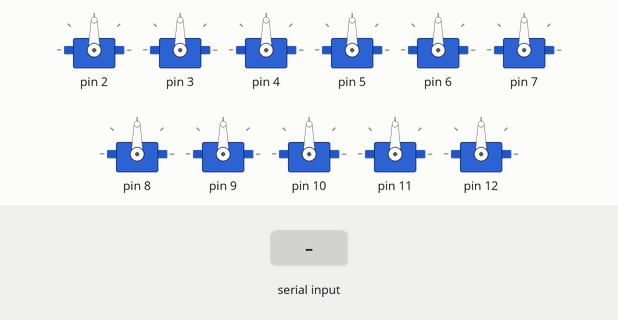
A sketch run on a simulated Arduino Uno, built with avr-gcc and run on an emulated ATmega328P. Shown: 11 × servo. Inputs (shaded band) come from the test bench. What the sketch prints to the serial monitor is not drawn.

Above: at 1.2 s.
1.3 s: "1" received over Serial
At 2.5 s:
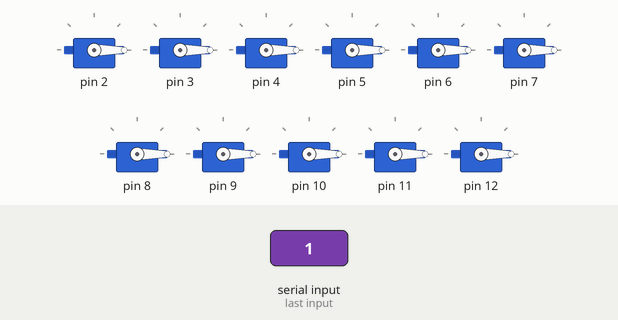
2.9 s: byte 97 (0x61) received over Serial
At 4.2 s:
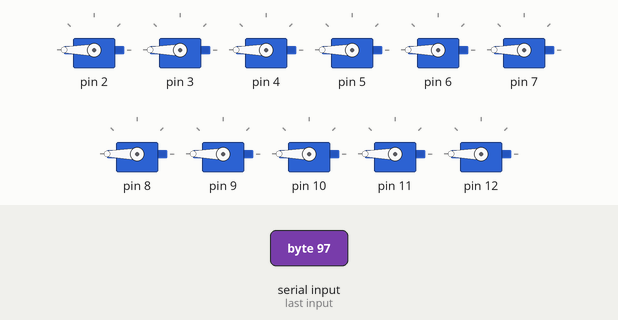
4.5 s: byte 100 (0x64) received over Serial
At 5.4 s:
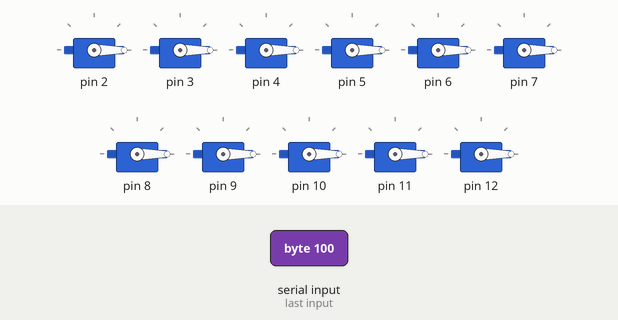
Timing chart, 0 to 7.5 s (numbered marks = the images above; inputs shaded):
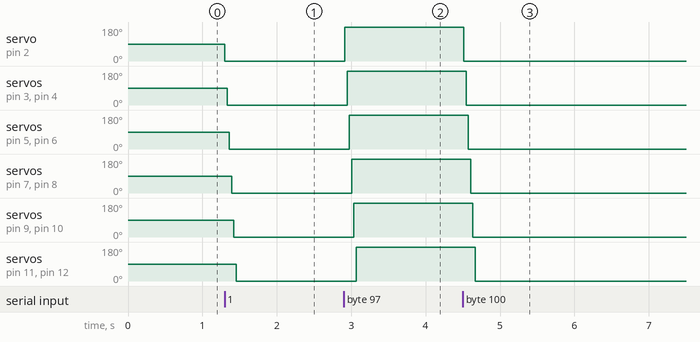

Measured:
- after the input at 1.3 s, servo on pin 2–4: 90° → 0° at once; servo on pin 5, servo on pin 6: 90° → 0° after 0.06 s; servo on pin 7, servo on pin 8: 90° → 0° after 0.09 s; servo on pin 9, servo on pin 10: 90° → 0° after 0.12 s; servo on pin 11, servo on pin 12: 90° → 0° after 0.15 s
- after the input at 2.9 s, servo on pin 2–4: 0° → 180° at once; servo on pin 5, servo on pin 6: 0° → 180° after 0.07 s; servo on pin 7, servo on pin 8: 0° → 180° after 0.10 s; servo on pin 9, servo on pin 10: 0° → 180° after 0.13 s; servo on pin 11, servo on pin 12: 0° → 180° after 0.17 s
- after the input at 4.5 s, servo on pin 2–4: 180° → 0° at once; servo on pin 5, servo on pin 6: 180° → 0° after 0.07 s; servo on pin 7, servo on pin 8: 180° → 0° after 0.10 s; servo on pin 9, servo on pin 10: 180° → 0° after 0.13 s; servo on pin 11, servo on pin 12: 180° → 0° after 0.17 s

The sketch:

sketch_mar29d.ino
```cpp
// Carson Gedeus - March 29, 2016
// Second servo motor running wirelessly via XCTU
// Conveyor Belt

#include <Servo.h>

Servo MyServo[12];

int pos = 0;  //variable for default position of a variable
int theServo = 0;

#define SERVO_TO_PIN(x) (x+2)

void setup() {
  // put your setup code here, to run once:
  Serial.begin(9600);
  //MyServo.attach(9);  //attached to servo via pin 9 on arduino

  for(theServo=0; theServo<11; theServo++)
  {
    MyServo[theServo].attach(SERVO_TO_PIN(theServo));
  }
}

void loop() {
    // put your main code here, to run repeatedly:
    while(Serial.available()){

    char button = Serial.read();

      if(button == 0x61)
        for(pos = 0; pos <= 180; pos +=1)   //BACKWARD
        {
        MyServo[theServo].write(pos);
        //delay(15);
        }

     if(button == 0x64)
       for(pos = 180; pos >= 0; pos -=1)    //FORWARD
       {
       MyServo[theServo].write(pos);
       //delay(15);
       }

     if(button == 0x73) //Press "s" to stop servo motor COMPLETELY
      MyServo[theServo].detach();

      for(theServo=0; theServo<11; theServo++)
      {
        MyServo[theServo].write(pos);
        delay(15);
      }

      Serial.write(button);
  }
}
```
